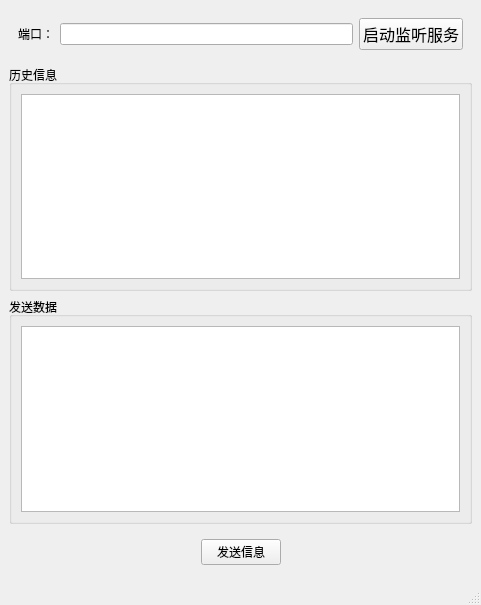
<?xml version="1.0" encoding="UTF-8"?>
<ui version="4.0">
 <class>MainWindow</class>
 <widget class="QMainWindow" name="MainWindow">
  <property name="geometry">
   <rect>
    <x>0</x>
    <y>0</y>
    <width>481</width>
    <height>605</height>
   </rect>
  </property>
  <property name="windowTitle">
   <string>MainWindow</string>
  </property>
  <widget class="QWidget" name="centralwidget">
   <layout class="QVBoxLayout" name="verticalLayout">
    <item>
     <widget class="QWidget" name="widget" native="true">
      <layout class="QHBoxLayout" name="horizontalLayout">
       <item>
        <widget class="QLabel" name="label">
         <property name="text">
          <string>端口：</string>
         </property>
        </widget>
       </item>
       <item>
        <widget class="QLineEdit" name="port"/>
       </item>
       <item>
        <widget class="QPushButton" name="setListen">
         <property name="font">
          <font>
           <family>Arial</family>
           <pointsize>12</pointsize>
          </font>
         </property>
         <property name="text">
          <string>启动监听服务</string>
         </property>
        </widget>
       </item>
      </layout>
     </widget>
    </item>
    <item>
     <widget class="QGroupBox" name="groupBox">
      <property name="title">
       <string>历史信息</string>
      </property>
      <layout class="QHBoxLayout" name="horizontalLayout_2">
       <item>
        <widget class="QTextEdit" name="recode"/>
       </item>
      </layout>
     </widget>
    </item>
    <item>
     <widget class="QGroupBox" name="groupBox_2">
      <property name="title">
       <string>发送数据</string>
      </property>
      <layout class="QHBoxLayout" name="horizontalLayout_3">
       <item>
        <widget class="QTextEdit" name="msg"/>
       </item>
      </layout>
     </widget>
    </item>
    <item>
     <widget class="QWidget" name="widget_2" native="true">
      <layout class="QHBoxLayout" name="horizontalLayout_4">
       <item>
        <spacer name="horizontalSpacer">
         <property name="orientation">
          <enum>Qt::Horizontal</enum>
         </property>
         <property name="sizeHint" stdset="0">
          <size>
           <width>150</width>
           <height>20</height>
          </size>
         </property>
        </spacer>
       </item>
       <item>
        <widget class="QPushButton" name="sendMsg">
         <property name="text">
          <string>发送信息</string>
         </property>
        </widget>
       </item>
       <item>
        <spacer name="horizontalSpacer_2">
         <property name="orientation">
          <enum>Qt::Horizontal</enum>
         </property>
         <property name="sizeHint" stdset="0">
          <size>
           <width>150</width>
           <height>20</height>
          </size>
         </property>
        </spacer>
       </item>
      </layout>
     </widget>
    </item>
   </layout>
  </widget>
  <widget class="QMenuBar" name="menubar">
   <property name="geometry">
    <rect>
     <x>0</x>
     <y>0</y>
     <width>481</width>
     <height>25</height>
    </rect>
   </property>
  </widget>
  <widget class="QStatusBar" name="statusbar"/>
 </widget>
 <resources/>
 <connections/>
</ui>
